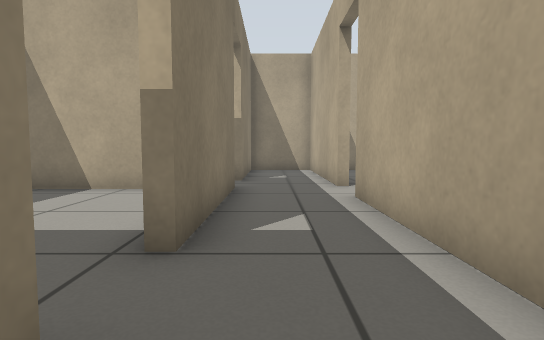
view 1 (above)

21 first-person views from a walk through a world built for the Gazebo simulator. The camera is 0.5 m above the floor, tilts 4° down and sees 80° across. The floor is counted in squares, 0.5 m on a side. Each view is taken from the middle of a square. On the plan, view 1 faces up. The plan holds only what a view shows up to about 12 squares ahead; the rest is blank. Gazebo's built-in surfaces are drawn with simple patterns.

view 2
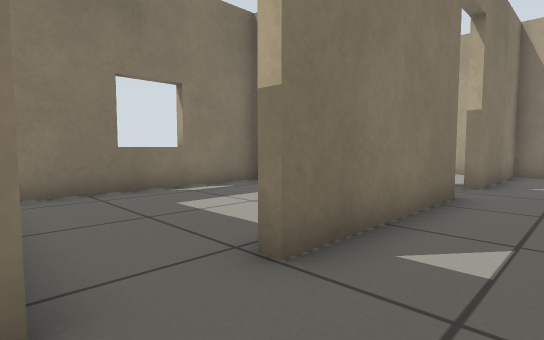

view 3
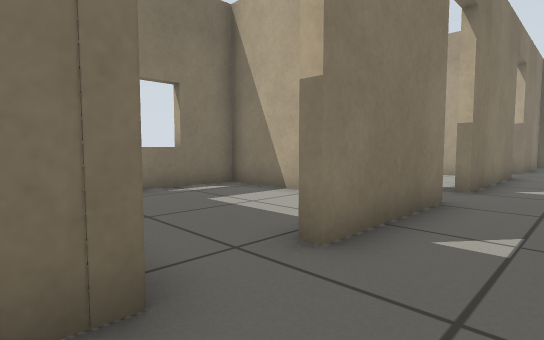

view 4
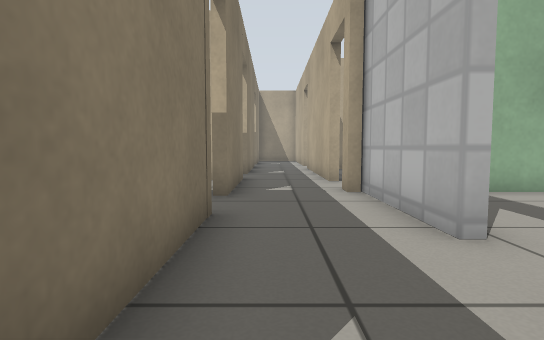

view 5
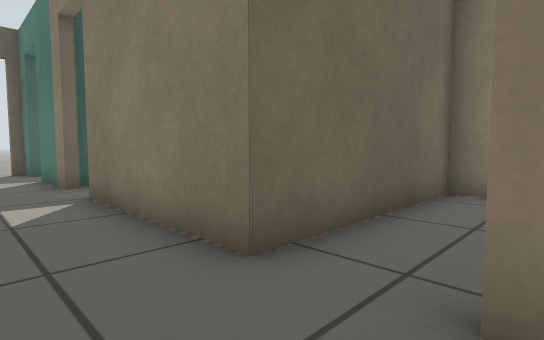

view 6
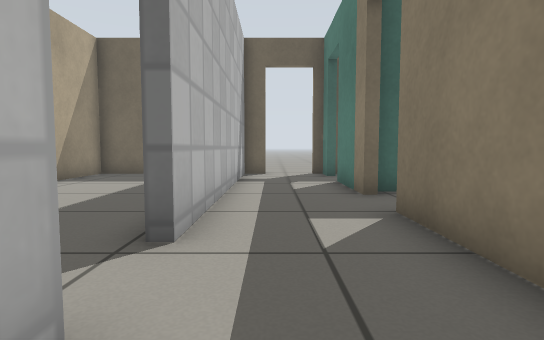

view 7
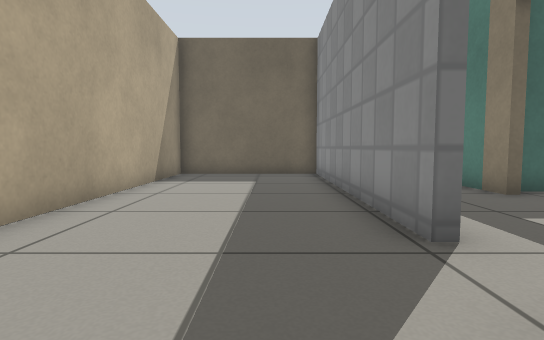

view 8
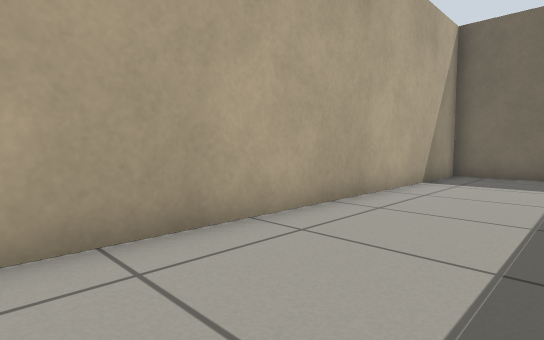

view 9
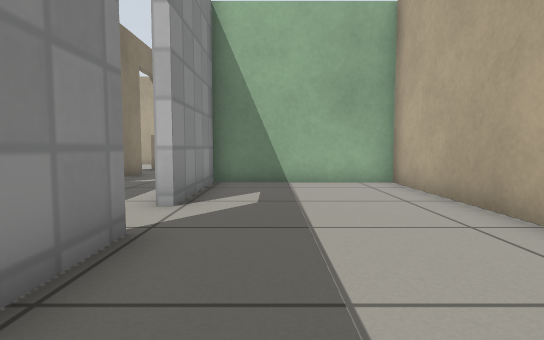

view 10
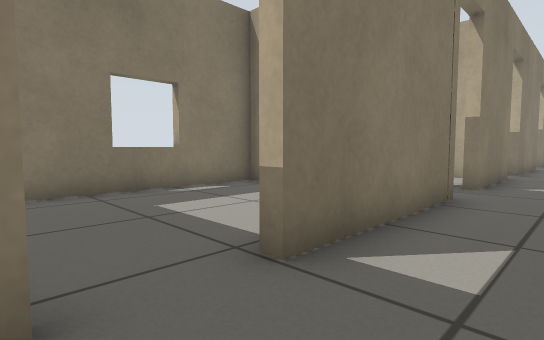

view 11
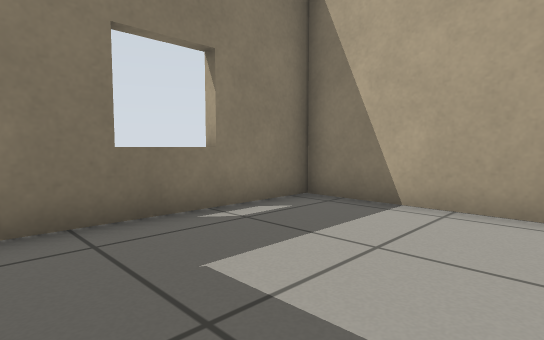

view 12
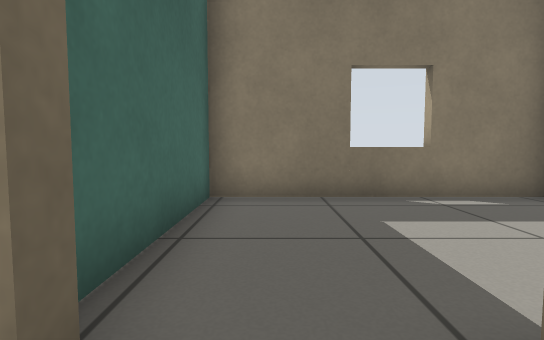

view 13
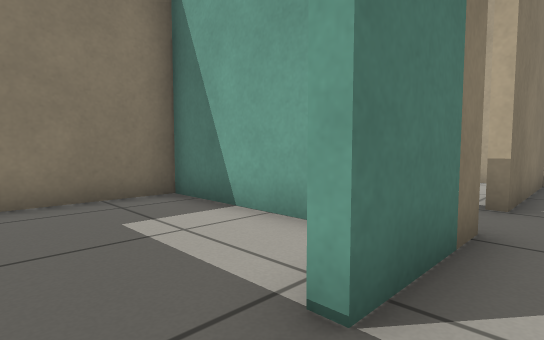

view 14
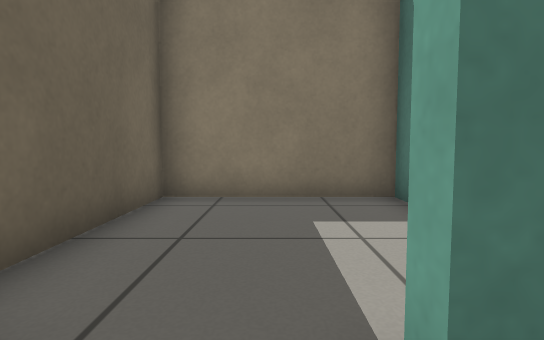

view 15
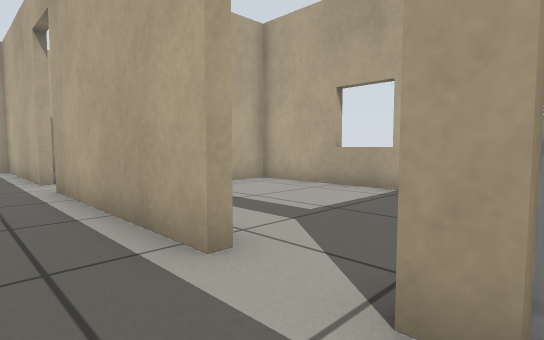

view 16
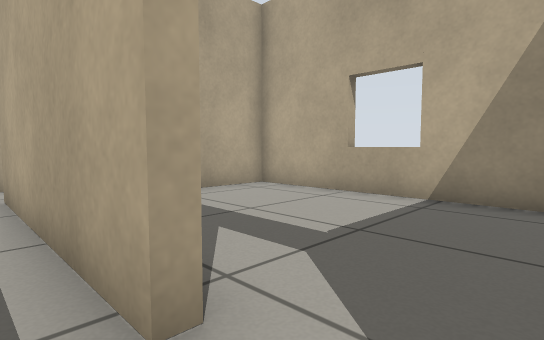

view 17
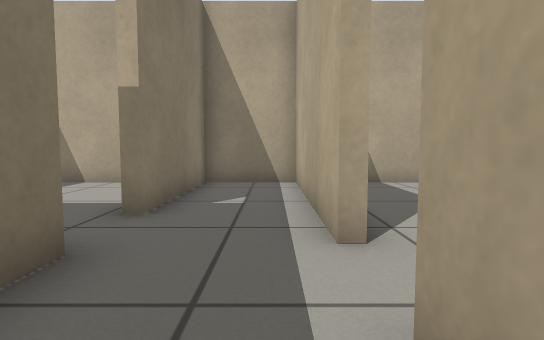

view 18
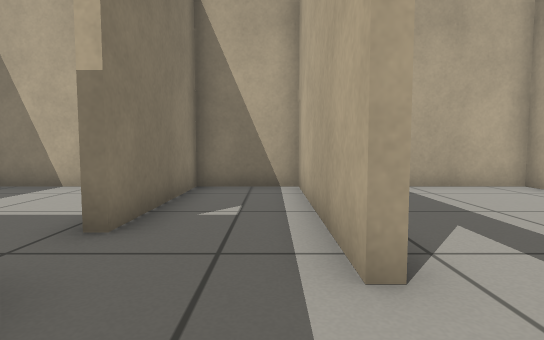

view 19
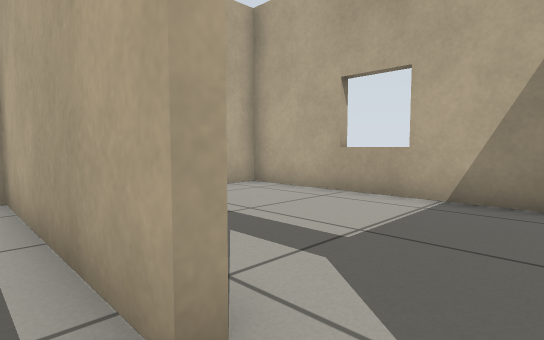

view 20
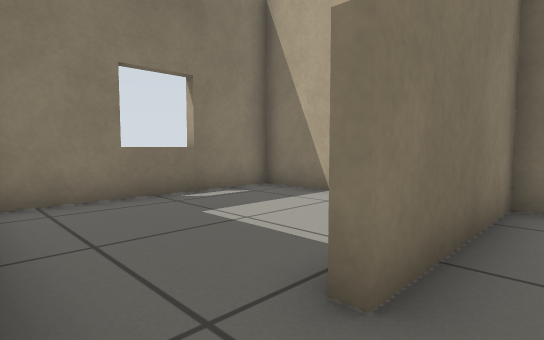

view 21
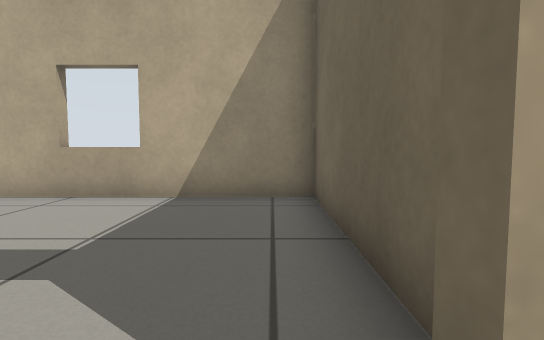

### Floor plan
Points are (right, up) in squares from view 1. A wall is a line through its corners. A room is listed if a view was taken in it or the views show most of it. See-through windows are left out.
Room 1 (views 1, 2, 3, 4, 5, 6, 10, 12, 13, 14, 15, 16, 17, 18, 19, 20, 21)
walls: (1.7, -1.9) (1.7, -1.2); (1.7, 0.5) (1.7, 6.5); (-0.9, 1.3) (-0.9, -2.5); (-0.9, -4.2) (-0.9, -9); (2, -5.6) (2, -1.6); (-0.9, 8) (-0.9, 3); (1.7, 8.2) (1.7, 14.2) (-0.9, 14.2) (-0.9, 9.6); (-0.9, -10.6) (-0.9, -13.5); (-0.9, -15.2) (-0.9, -16.2); (1.1, -16.2) (2, -16.2) (2, -7.2)
ways out: open door at (2, -6.5) to room 2; open door at (-1, -9.5) to room 3; open door at (2, 7.5) to room 4; open door at (2, -0.5) to room 5; open door at (-1, 2.5) to room 6; open door at (-1, 8.5) to room 7; open door at (-1, -3.5) to room 8; open door at (-1, -14.5) to room 9; open door at (0.5, -16)
Room 2 (views 7, 8, 9)
walls: (2.3, -7.2) (2.3, -16.2) (7.4, -16.2) (7.4, -1.8) (2.3, -1.8) (2.3, -5.6)
ways out: open door at (2, -6.5) to room 1
Room 3 (view 11)
walls: (-2, -4.5) (-6.5, -4.5) (-6.5, -11.2) (-1.3, -11.2)
ways out: open door at (-1, -9.5) to room 1
Room 4 (no view inside)
walls: (2.5, 6.2) (7.4, 6.2) (7.4, 14.2) (3.6, 14.2)
ways out: open door at (2, 7.5) to room 1
Room 5 (no view inside)
walls: (7.4, -0.5) (7.4, 5.9) (5.4, 5.9)
ways out: open door at (2, -0.5) to room 1
Room 6 (no view inside)
walls: (-2.5, 7.7) (-6.5, 7.7) (-6.5, 1.9)
ways out: open door at (-1, 2.5) to room 1
Room 7 (no view inside)
walls: (-2.2, 14.2) (-6.5, 14.2) (-6.5, 8.5)
ways out: open door at (-1, 8.5) to room 1
Room 8 (no view inside)
walls: (-3.9, 0.8) (-6.5, 0.8) (-6.5, -1.9); (-1.8, 0.8) (-2.4, 0.8); (-6.5, -4.2) (-0.9, -4.2)
ways out: open door at (-1, -3.5) to room 1
Room 9 (no view inside)
walls: (-2.8, -11.5) (-6.5, -11.5) (-6.5, -16.2) (-1.4, -16.2)
ways out: open door at (-1, -14.5) to room 1

Positions as (right, up) in squares from view 1, and headings:
1: (0, 0), facing up
2: (1, 1), facing up-left
3: (1, -5), facing up-left
4: (0, -9), facing up
5: (1, -2), facing down-left
6: (1, -4), facing down
7: (4, -4), facing down
8: (4, -4), facing down-right
9: (4, -11), facing up
10: (1, -11), facing up-left
11: (-2, -10), facing up-left
12: (0, -10), facing left
13: (0, -15), facing up-left
14: (0, -14), facing left
15: (0, -2), facing up-right
16: (1, -1), facing up-right
17: (1, 5), facing up
18: (1, 6), facing up
19: (1, 7), facing up-right
20: (0, 8), facing up-left
21: (1, 7), facing right
